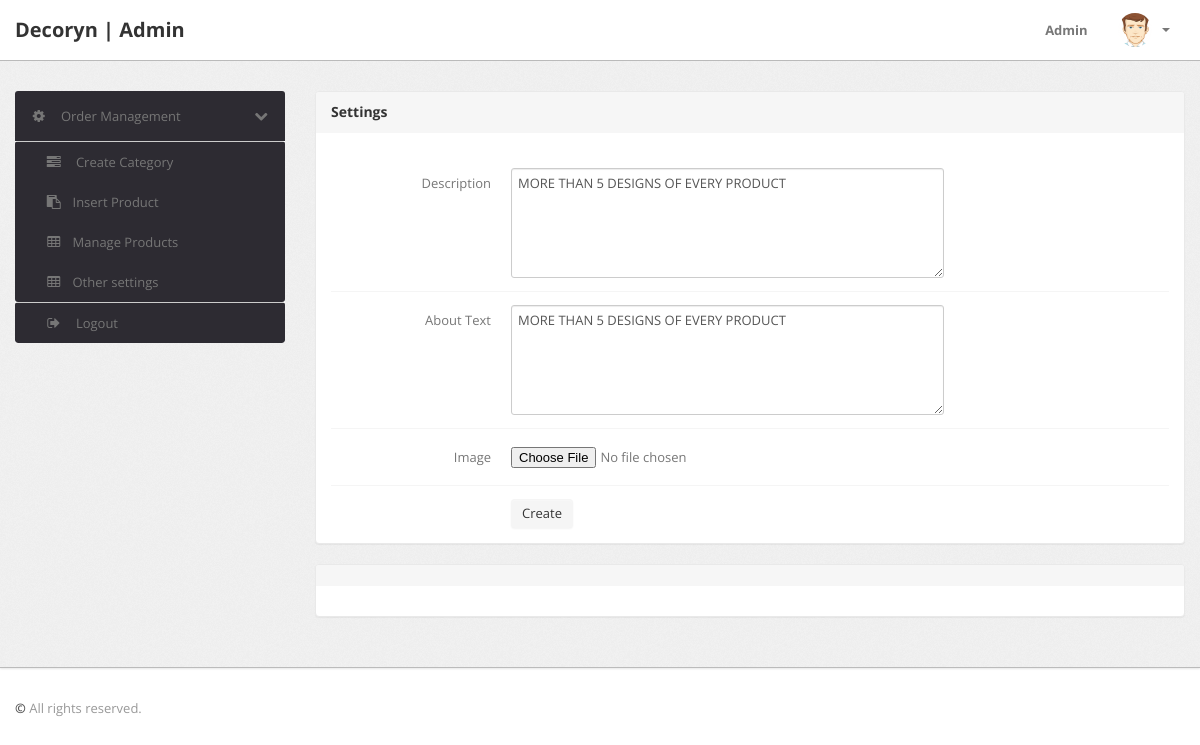
Before: /admin/other.php (signed in) with the older database file.
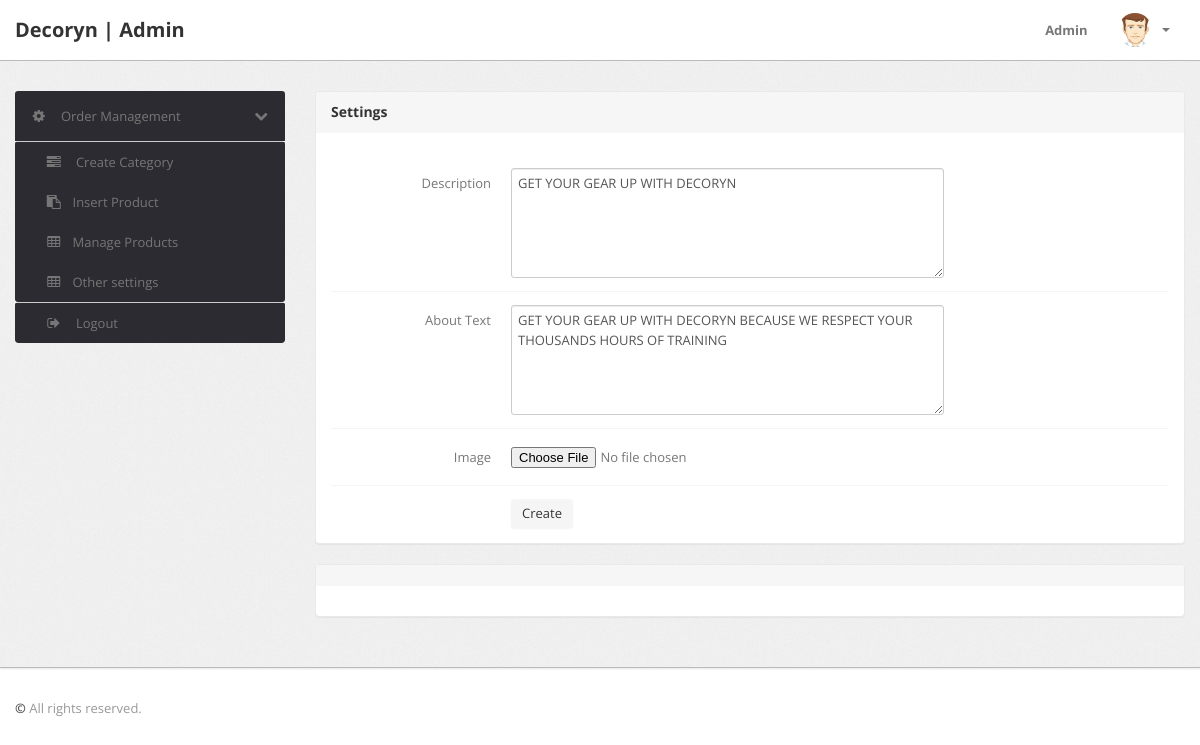
After: the same page with the newer database file.
### tables this page shows
CREATE TABLE `setting` (
  `id` int(11) NOT NULL,
  `name` varchar(200) NOT NULL,
  `data` varchar(200) NOT NULL
);

### admin/other.php (the view, shortened to what this page needs)
<?php
if(strlen($_SESSION['alogin'])==0)
{
    header('location:index.php');
}
else{
    ?>
    <!DOCTYPE html>
    <html lang="en">
<head>
    <link type="text/css" href="bootstrap/css/bootstrap.min.css" rel="stylesheet">
    <link type="text/css" href="bootstrap/css/bootstrap-responsive.min.css" rel="stylesheet">
    <link type="text/css" href="css/theme.css" rel="stylesheet">
    <link type="text/css" href="images/icons/css/font-awesome.css" rel="stylesheet">
</head>
<body>
<?php include('include/header.php');?>
<div class="wrapper">
    <div class="container">
        <div class="row">
            <?php include('include/sidebar.php');?>
            <div class="span9">
                <div class="content">
                    <div class="module">
                        <div class="module-head">
                            <h3>Settings</h3>
                        </div>
                        <div class="module-body">
                            <br />
                            <form class="form-horizontal row-fluid" name="Category" method="post" enctype="multipart/form-data" >
                                <?php
                                $query=mysqli_query($con,"select * from setting where name='header_text'");
                                $row=mysqli_fetch_array($query);
                                ?>
                                <div class="control-group">
                                    <label class="control-label" for="basicinput">Description</label>
                                    <div class="controls">
                                        <textarea class="span8" name="description" rows="5"><?php echo $row['data']; ?></textarea>
                                    </div>
                                </div>
                                <?php
                                $query=mysqli_query($con,"select * from setting where name='about_text'");
                                $row=mysqli_fetch_array($query);
                                ?>
                                <div class="control-group">
                                    <label class="control-label" for="basicinput">About Text</label>
                                    <div class="controls">
                                        <textarea class="span8" name="about" rows="5"><?php echo $row['data']; ?></textarea>
                                    </div>
                                </div>
                                <div class="control-group">
                                    <label class="control-label" for="basicinput">Image</label>
                                    <div class="controls">
                                        <input type="file" name="img" id="img" value="" class="span8 tip" >
                                    </div>
                                </div>
                                <div class="control-group">
                                    <div class="controls">
                                        <button type="submit" name="submit" class="btn">Create</button>
                                    </div>
                                </div>
                            </form>
                        </div>
                    </div>
                    <div class="module">
                        <div class="module-head">
                        </div>
                        <div class="module-body table">
                        </div>
                    </div>
                </div>
            </div>
        </div>
    </div>
</div>
<?php include('include/footer.php');?>
</body>
<?php } ?>

Changed rows visible on the page:
changed setting: description "MORE THAN 5 DESIGNS OF EVERY PRODUCT" → "GET YOUR GEAR UP WITH DECORYN"
changed setting: about "MORE THAN 5 DESIGNS OF EVERY PRODUCT" → "GET YOUR GEAR UP WITH DECORYN BECAUSE WE RESPECT YOUR THOUSANDS HOURS OF TRAINING"
